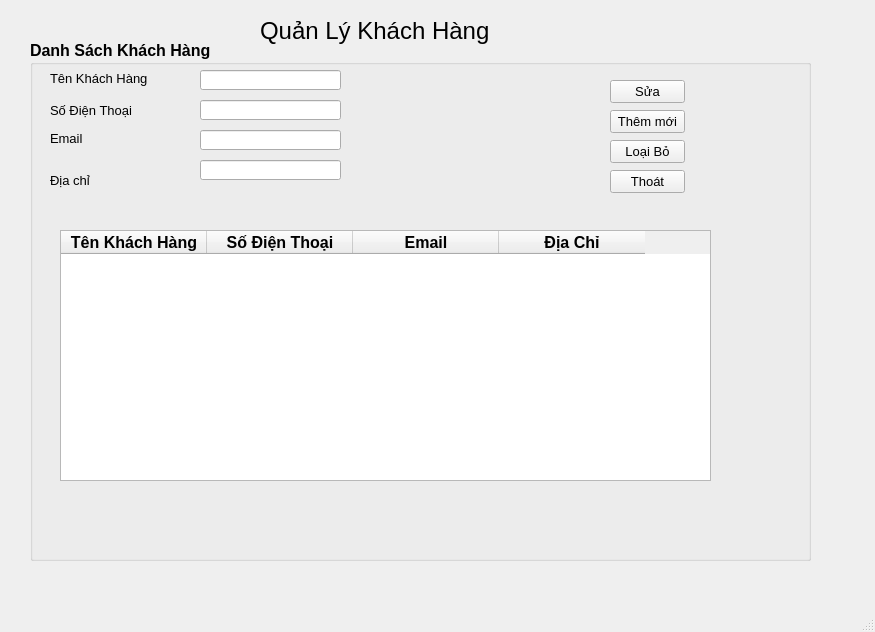
<?xml version="1.0" encoding="UTF-8"?>
<ui version="4.0">
 <class>MainWindow</class>
 <widget class="QMainWindow" name="MainWindow">
  <property name="geometry">
   <rect>
    <x>0</x>
    <y>0</y>
    <width>875</width>
    <height>632</height>
   </rect>
  </property>
  <property name="windowTitle">
   <string>MainWindow</string>
  </property>
  <widget class="QWidget" name="centralwidget">
   <widget class="QGroupBox" name="hoadobanhang_2">
    <property name="geometry">
     <rect>
      <x>30</x>
      <y>40</y>
      <width>781</width>
      <height>521</height>
     </rect>
    </property>
    <property name="font">
     <font>
      <pointsize>12</pointsize>
      <weight>75</weight>
      <bold>true</bold>
     </font>
    </property>
    <property name="title">
     <string>Danh Sách Khách Hàng</string>
    </property>
    <widget class="QLabel" name="label_5">
     <property name="geometry">
      <rect>
       <x>20</x>
       <y>30</y>
       <width>131</width>
       <height>16</height>
      </rect>
     </property>
     <property name="font">
      <font>
       <pointsize>10</pointsize>
       <weight>50</weight>
       <bold>false</bold>
      </font>
     </property>
     <property name="text">
      <string>Tên Khách Hàng</string>
     </property>
    </widget>
    <widget class="QLineEdit" name="txtTenKH">
     <property name="geometry">
      <rect>
       <x>170</x>
       <y>30</y>
       <width>141</width>
       <height>20</height>
      </rect>
     </property>
    </widget>
    <widget class="QLabel" name="label_8">
     <property name="geometry">
      <rect>
       <x>20</x>
       <y>60</y>
       <width>111</width>
       <height>20</height>
      </rect>
     </property>
     <property name="font">
      <font>
       <pointsize>10</pointsize>
       <weight>50</weight>
       <bold>false</bold>
      </font>
     </property>
     <property name="text">
      <string>Số Điện Thoại</string>
     </property>
    </widget>
    <widget class="QLineEdit" name="txtSDT">
     <property name="geometry">
      <rect>
       <x>170</x>
       <y>60</y>
       <width>141</width>
       <height>20</height>
      </rect>
     </property>
    </widget>
    <widget class="QLineEdit" name="txtEmail">
     <property name="geometry">
      <rect>
       <x>170</x>
       <y>90</y>
       <width>141</width>
       <height>20</height>
      </rect>
     </property>
     <property name="text">
      <string/>
     </property>
    </widget>
    <widget class="QLabel" name="label_10">
     <property name="geometry">
      <rect>
       <x>20</x>
       <y>90</y>
       <width>101</width>
       <height>16</height>
      </rect>
     </property>
     <property name="font">
      <font>
       <pointsize>10</pointsize>
       <weight>50</weight>
       <bold>false</bold>
      </font>
     </property>
     <property name="text">
      <string>Email</string>
     </property>
    </widget>
    <widget class="QPushButton" name="btnSua_kh">
     <property name="geometry">
      <rect>
       <x>580</x>
       <y>40</y>
       <width>75</width>
       <height>23</height>
      </rect>
     </property>
     <property name="font">
      <font>
       <pointsize>10</pointsize>
       <weight>50</weight>
       <bold>false</bold>
      </font>
     </property>
     <property name="text">
      <string>Sửa</string>
     </property>
    </widget>
    <widget class="QPushButton" name="btnthem_kh">
     <property name="geometry">
      <rect>
       <x>580</x>
       <y>70</y>
       <width>75</width>
       <height>23</height>
      </rect>
     </property>
     <property name="font">
      <font>
       <pointsize>10</pointsize>
       <weight>50</weight>
       <bold>false</bold>
      </font>
     </property>
     <property name="text">
      <string>Thêm mới</string>
     </property>
    </widget>
    <widget class="QPushButton" name="btn_xoa_kh">
     <property name="geometry">
      <rect>
       <x>580</x>
       <y>100</y>
       <width>75</width>
       <height>23</height>
      </rect>
     </property>
     <property name="font">
      <font>
       <pointsize>10</pointsize>
       <weight>50</weight>
       <bold>false</bold>
      </font>
     </property>
     <property name="text">
      <string>Loại Bỏ</string>
     </property>
    </widget>
    <widget class="QPushButton" name="btn_exit_KH">
     <property name="geometry">
      <rect>
       <x>580</x>
       <y>130</y>
       <width>75</width>
       <height>23</height>
      </rect>
     </property>
     <property name="font">
      <font>
       <pointsize>10</pointsize>
       <weight>50</weight>
       <bold>false</bold>
      </font>
     </property>
     <property name="text">
      <string>Thoát</string>
     </property>
    </widget>
    <widget class="QLabel" name="label_15">
     <property name="geometry">
      <rect>
       <x>20</x>
       <y>130</y>
       <width>111</width>
       <height>20</height>
      </rect>
     </property>
     <property name="font">
      <font>
       <pointsize>10</pointsize>
       <weight>50</weight>
       <bold>false</bold>
      </font>
     </property>
     <property name="text">
      <string>Địa chỉ</string>
     </property>
    </widget>
    <widget class="QLineEdit" name="txtDiachi">
     <property name="geometry">
      <rect>
       <x>170</x>
       <y>120</y>
       <width>141</width>
       <height>20</height>
      </rect>
     </property>
    </widget>
    <widget class="QTableWidget" name="tableWidget_2">
     <property name="geometry">
      <rect>
       <x>30</x>
       <y>190</y>
       <width>651</width>
       <height>251</height>
      </rect>
     </property>
     <property name="columnCount">
      <number>4</number>
     </property>
     <attribute name="horizontalHeaderDefaultSectionSize">
      <number>146</number>
     </attribute>
     <attribute name="horizontalHeaderMinimumSectionSize">
      <number>48</number>
     </attribute>
     <column>
      <property name="text">
       <string>Tên Khách Hàng</string>
      </property>
     </column>
     <column>
      <property name="text">
       <string>Số Điện Thoại</string>
      </property>
     </column>
     <column>
      <property name="text">
       <string>Email</string>
      </property>
     </column>
     <column>
      <property name="text">
       <string>Địa Chỉ</string>
      </property>
     </column>
    </widget>
   </widget>
   <widget class="QLabel" name="label_6">
    <property name="geometry">
     <rect>
      <x>260</x>
      <y>0</y>
      <width>391</width>
      <height>61</height>
     </rect>
    </property>
    <property name="font">
     <font>
      <pointsize>18</pointsize>
     </font>
    </property>
    <property name="text">
     <string>Quản Lý Khách Hàng</string>
    </property>
   </widget>
  </widget>
  <widget class="QMenuBar" name="menubar">
   <property name="geometry">
    <rect>
     <x>0</x>
     <y>0</y>
     <width>875</width>
     <height>26</height>
    </rect>
   </property>
  </widget>
  <widget class="QStatusBar" name="statusbar"/>
 </widget>
 <resources/>
 <connections/>
</ui>
